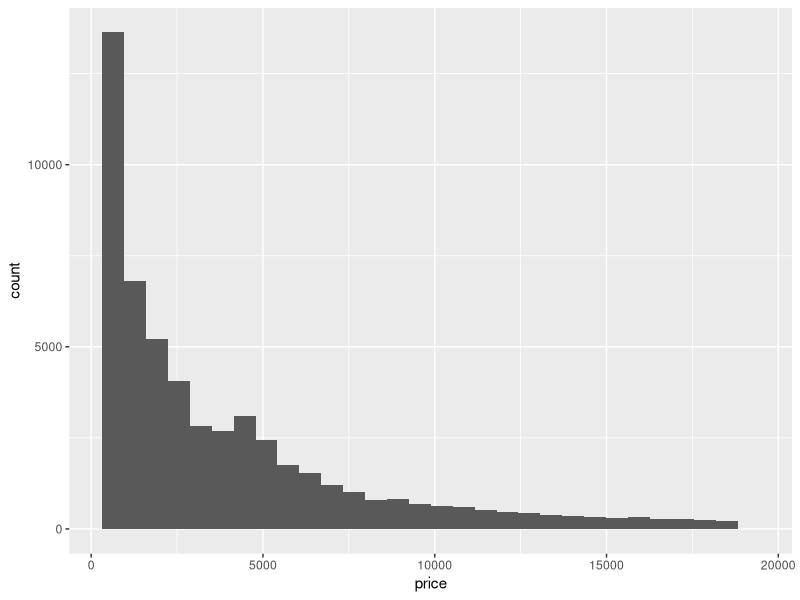
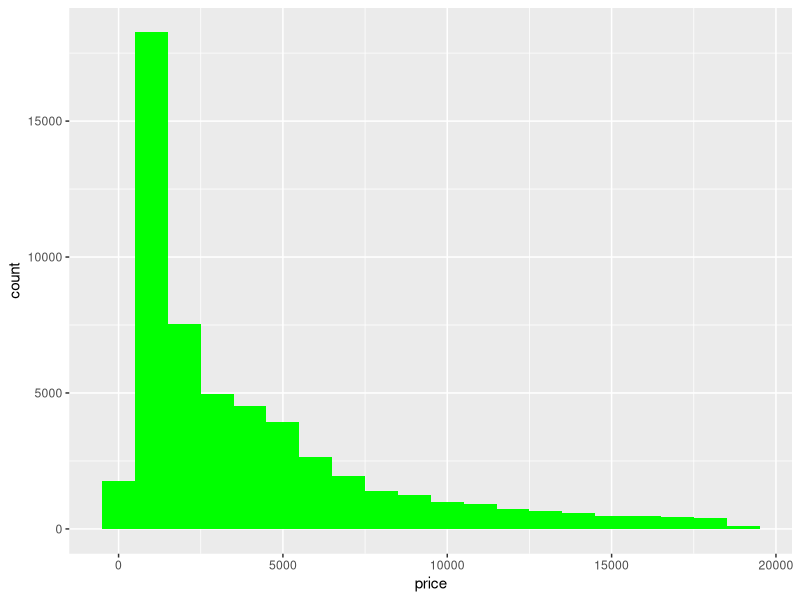
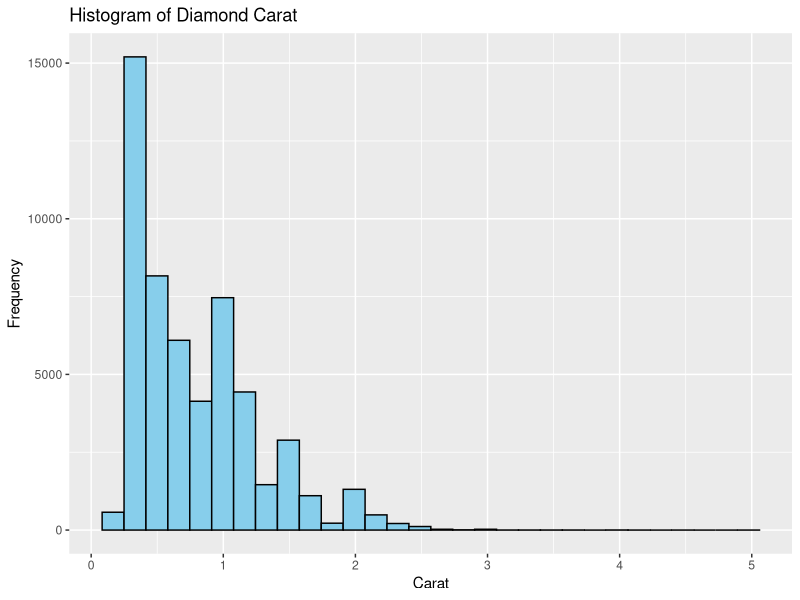
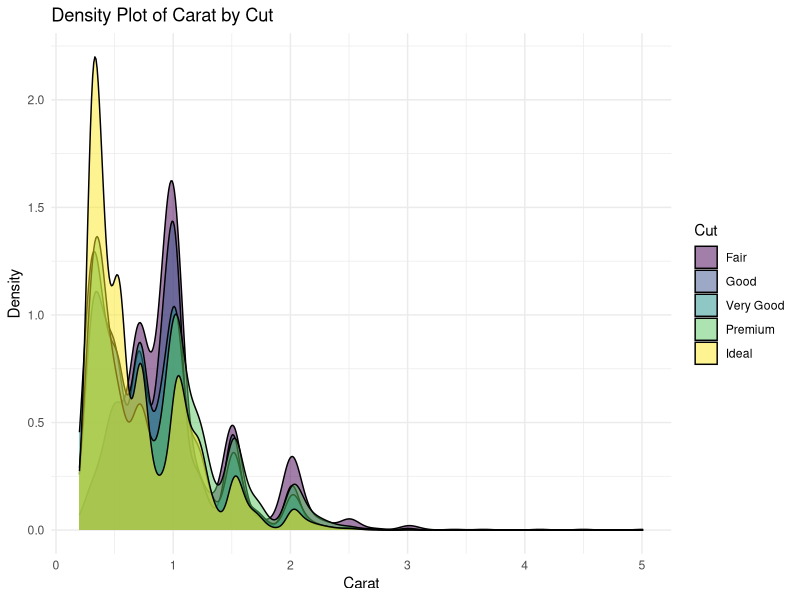
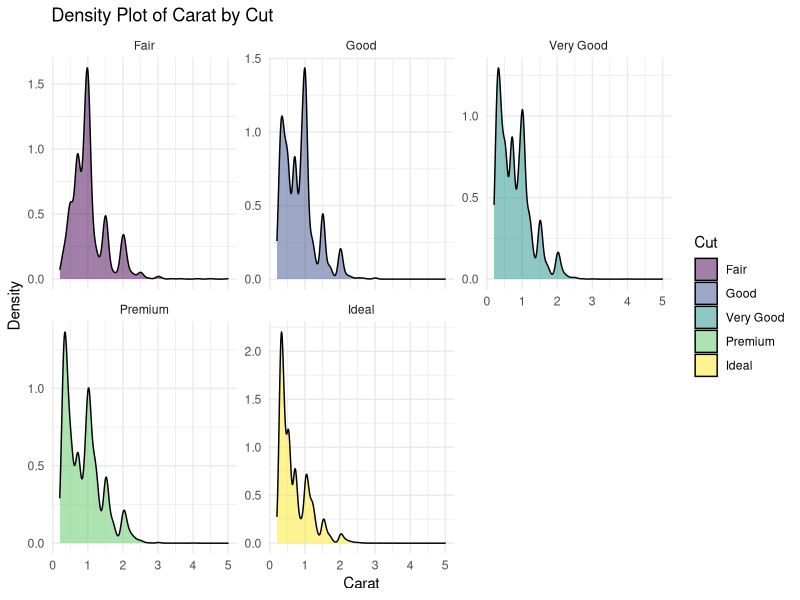
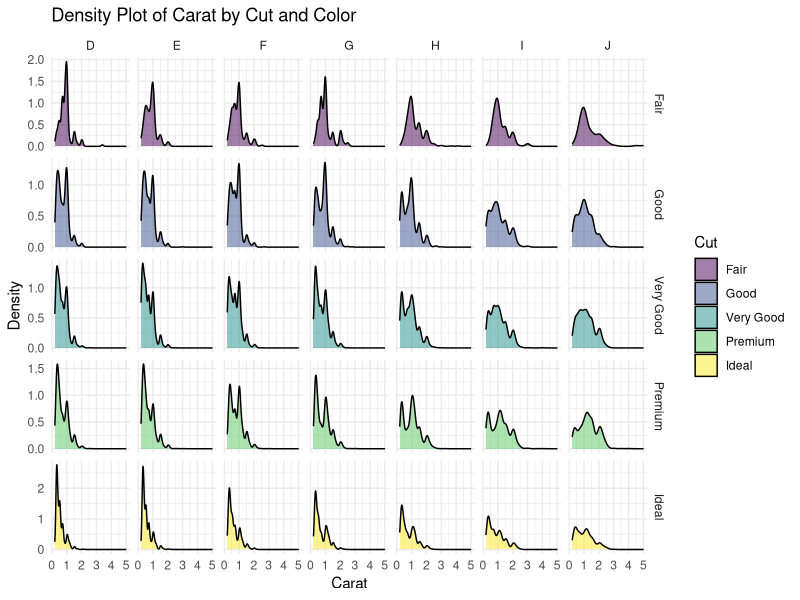
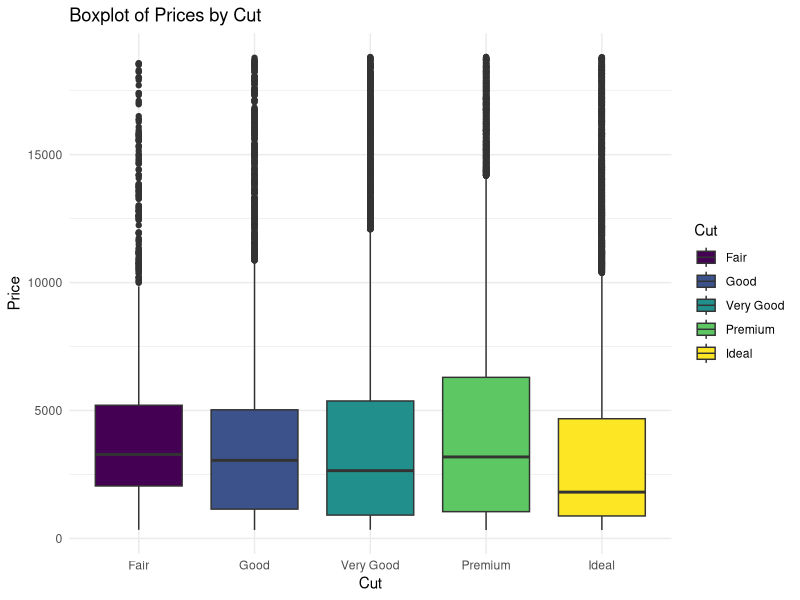
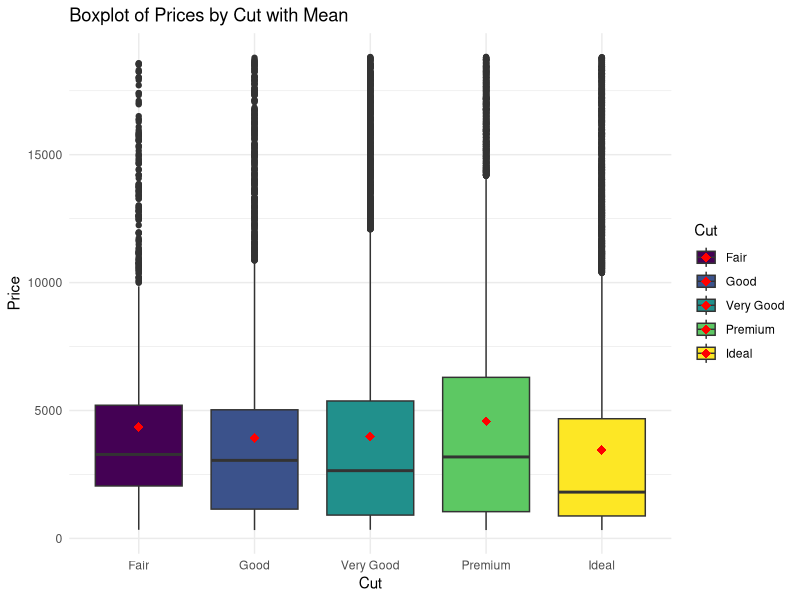

These figures' R source, in order:
## ---- chunk 1

library(ggplot2)
library(dplyr)

ggplot(diamonds, aes(price)) +
  geom_histogram()

## ---- chunk 2
ggplot(diamonds, aes(price)) +
  geom_histogram(binwidth = 1000,fill = "green")

## ---- chunk 3

# Karat değerlerinin histogramı
ggplot(diamonds, aes(x = carat)) +
  geom_histogram(bins = 30, fill = "skyblue", color = "black") +
  labs(title = "Histogram of Diamond Carat",
       x = "Carat",
       y = "Frequency")

## ---- chunk 4

# Kesim sınıflarına göre karat yoğunluk fonksiyonları ile grafik oluştur
ggplot(diamonds, aes(x = carat, fill = cut)) +
  geom_density(alpha = 0.5, color = "black") +
  labs(title = "Density Plot of Carat by Cut",
       x = "Carat",
       y = "Density",
       fill = "Cut") +
  theme_minimal()


## ---- chunk 5

# Kesim sınıflarına göre karat değerlerini gösteren grafik oluştur
ggplot(diamonds, aes(x = carat, fill = cut)) +
  geom_density(alpha = 0.5, color = "black") +
  labs(title = "Density Plot of Carat by Cut",
       x = "Carat",
       y = "Density",
       fill = "Cut") +
  facet_wrap(~cut, scales = "free_y") +
  theme_minimal()

## ---- chunk 6

# Kesim sınıflarına ve renklere göre karat değerlerini gösteren grafik oluştur
ggplot(diamonds, aes(x = carat, fill = cut)) +
  geom_density(alpha = 0.5, color = "black") +
  labs(title = "Density Plot of Carat by Cut and Color",
       x = "Carat",
       y = "Density",
       fill = "Cut") +
  facet_grid(cut ~ color, scales = "free_y") +
  theme_minimal()


## ---- chunk 7

# Kesim sınıflarına göre fiyatları gösteren boxplot oluştur
ggplot(diamonds, aes(x = cut, y = price, fill = cut)) +
  geom_boxplot() +
  labs(title = "Boxplot of Prices by Cut",
       x = "Cut",
       y = "Price",
       fill = "Cut") +
  theme_minimal()


## ---- chunk 8

# Kesim sınıflarına göre fiyatları gösteren boxplot oluştur
ggplot(diamonds, aes(x = cut, y = price, fill = cut)) +
  geom_boxplot() +
  stat_summary(
    fun = mean,
    geom = "point",
    shape = 18,
    size = 3,
    color = "red",
    position = position_dodge(0.75)
  ) +
  labs(title = "Boxplot of Prices by Cut with Mean",
       x = "Cut",
       y = "Price",
       fill = "Cut") +
  theme_minimal()
## ---- chunk 9

# Kesim sınıflarına göre fiyatların violin grafiği
ggplot(diamonds, aes(x = cut, y = price, fill = cut)) +
  geom_violin() +
  labs(title = "Violin Plot of Prices by Cut",
       x = "Cut",
       y = "Price",
       fill = "Cut") +
  theme_minimal()

## ---- chunk 10

# Bir önceki bölümde üretilen yeni değişkenleri mpg veri setine yine ekleyelim.

# litre başına km hesaplama
galonmil_to_ltkm <- function(x){
  
  km <- x * 1.609/3.79
  return(km)
}

df <- mpg
df$cty_ltkm <- galonmil_to_ltkm(df$cty)
df$hwy_ltkm <- galonmil_to_ltkm(df$hwy)

p1 <- ggplot(df,aes(x=displ,y=cty_ltkm)) +
  geom_point(size=2,color="red")
p1

# gruplar düzeyinde grafiği çizdirme
p2 <- ggplot(df,aes(x=displ,y=cty_ltkm,colour=as.factor(year))) +
  geom_point(size=2) +
  # grafiğe başlık ekleme
  ggtitle("Motor Hacmi ve Yakıt Tüketimi Saçılım Grafiği") +
  #eksenleri isimlendirme
  xlab("Motor Hacmi") + 
  ylab("Yakıt Tüketimi")+
  theme_bw() + # tema değiştirme
  theme(legend.position = "bottom",  # gruplama değişkeninin poziyounun değiştirme
        plot.title = element_text(face = "bold"), # kalın başlık
        legend.title = element_blank()) # grup başlığını kaldırma
p2  

ggplot(df,aes(x=displ,y=cty_ltkm)) +
  geom_point(aes(size=factor(cyl)),color="red")

# grafiğe model eğrisi ekleme
p1 + geom_smooth(method = lm, se = TRUE)
p1 + geom_smooth(method = loess, se = TRUE)

# grup düzeyinde model eğrileri ve saçılım grafiği
p3 <- df %>% 
  ggplot(aes(x=displ,y=cty_ltkm,color=as.factor(cyl))) +
  geom_point()  + 
  geom_smooth(method = lm, se = TRUE)
p3

# grup ve yıl düzeyinde model eğrileri ve saçılım grafiği
p3 + facet_wrap(~ year)
p3 + facet_wrap(~ year+drv)
p3 + facet_grid(drv ~ year) # eksen aralıkları sabit
p3 + facet_grid(drv ~ year,scales = "free") # eksen aralıkları değişken

## ---- chunk 11

glimpse(diamonds)
summary(diamonds)

## ---- chunk 12

# sıklık durumunu görselleştirme
ggplot(diamonds, aes(cut)) +
  geom_bar()

## ---- chunk 13

ggplot(diamonds, aes(cut, fill = color)) +
  geom_bar(position = position_dodge()) + 
  xlab("Pirlanta kaliteleri") + 
  ylab("Gozlenme Sikliklari")

## ---- chunk 14

ggplot(diamonds, aes(x=cut, y=carat,fill = color)) +
  geom_bar(stat = "identity") 

## ---- chunk 15

ggplot(diamonds, aes(x=cut, y=carat,fill = color)) +
  # fill ile oransal olarak gösterim yapılır
  geom_bar(stat = "identity",position = "fill") 

## ---- chunk 16

economics
summary(economics)

p4 <- economics %>% 
  ggplot(aes(x=date,y=pce)) +
  geom_line(color="blue") +
  theme_minimal() +
  labs(x = "",
       y = "Personal Consumption Expenditures",
       title = "Personal Consumption Expenditures Time Series",
       caption = "Economics Data",
       subtitle = "Economics Data (1967-2015)")
p4

# zaman eksenini ayarlama
p4 + 
  scale_x_date(date_breaks = "1 year", date_labels = "%Y") +
  theme(axis.text.x = element_text(angle = 45), legend.position = "top")

p4 + 
  scale_x_date(date_breaks = "2 year", date_labels = "%Y",expand = c(0,0)) +
  theme(axis.text.x = element_text(angle = 45), legend.position = "top")

# çizgi türü değiştirilebilir
economics %>% 
  ggplot(aes(x=date,y=pce)) +
  geom_line(linetype = "dashed", size = 1, colour = "blue")

economics %>% 
  ggplot(aes(x=date,y=pce)) +
  geom_line(linetype = "dotted", size = 2, colour = "blue")

# zaman grafiğine noktalar ekleme
economics %>% 
  filter(lubridate::year(date) >= 2010) %>% 
  ggplot(aes(x=date,y=pce)) +
  geom_line()+
  geom_point(size = 3, shape= 7, colour = "red")

# gölgeli zaman grafiği
economics %>% 
  ggplot(aes(x=date,y=pce)) +
  geom_area(color="blue",fill="red",alpha=0.6) +
  # y ekseni aralıklarını ayarlama
  scale_y_continuous(breaks = seq(0, max(economics$pce), by = 1000))

economics %>% 
  ggplot(aes(x=date,y=uempmed )) +
  geom_area(color="blue",fill="red",alpha=0.5) +
  theme_light()

# çoklu zaman serisi grafiği
economics_long

# serilerin ölçekleri farklı 
economics_long %>% 
  ggplot(aes(x=date,y=value,color=variable))+
  geom_line()

economics_long %>% 
  ggplot(aes(x=date,y=value))+
  geom_line() +
  facet_wrap(~variable,scales = "free_y")

economics_long %>% 
  ggplot(aes(x=date,y=value))+
  geom_line() +
  facet_wrap(~variable,scales = "free_y")+
  scale_y_log10() # y eksenlerinin logatirması alınır

